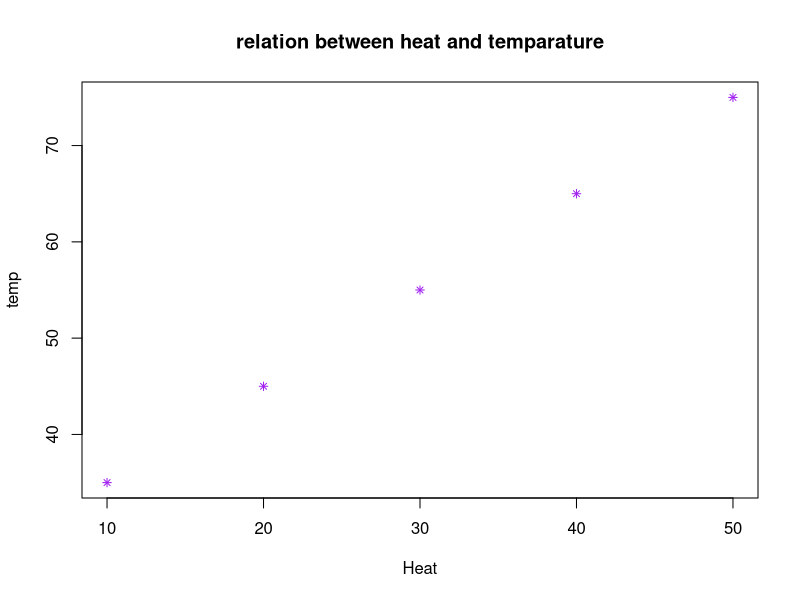
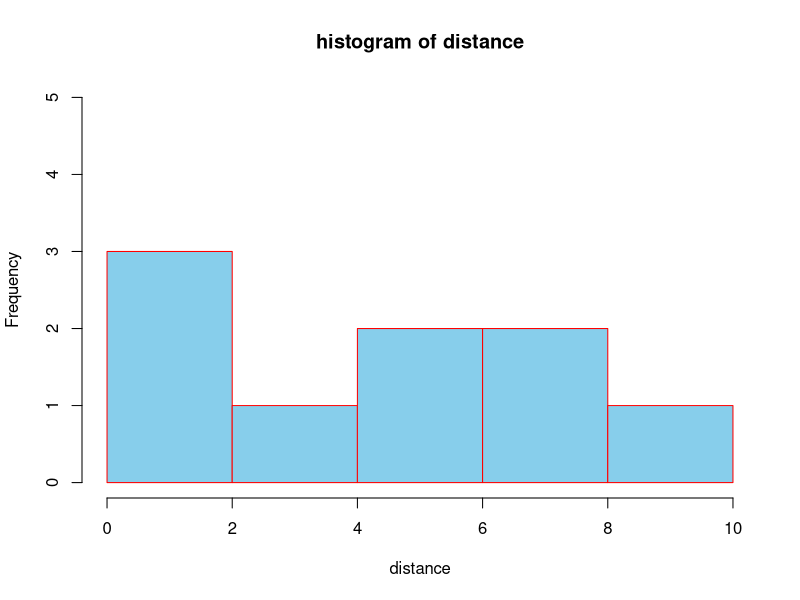
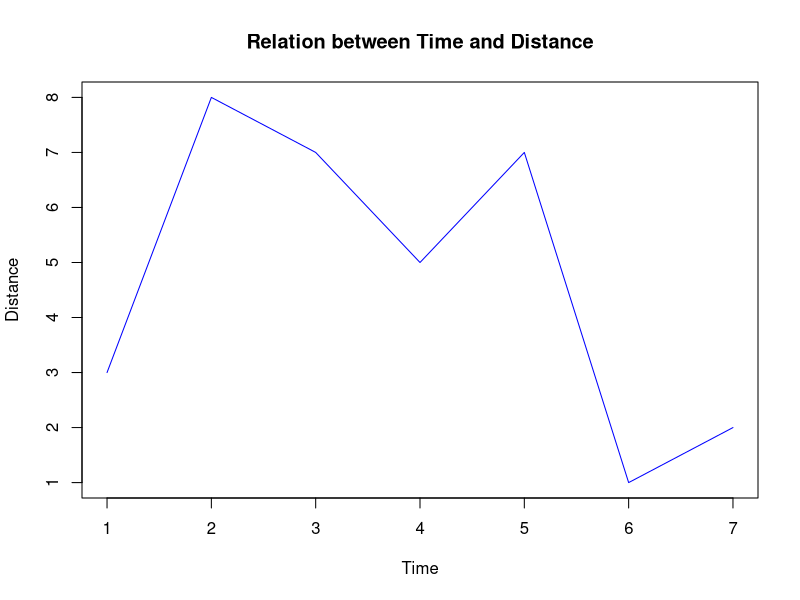
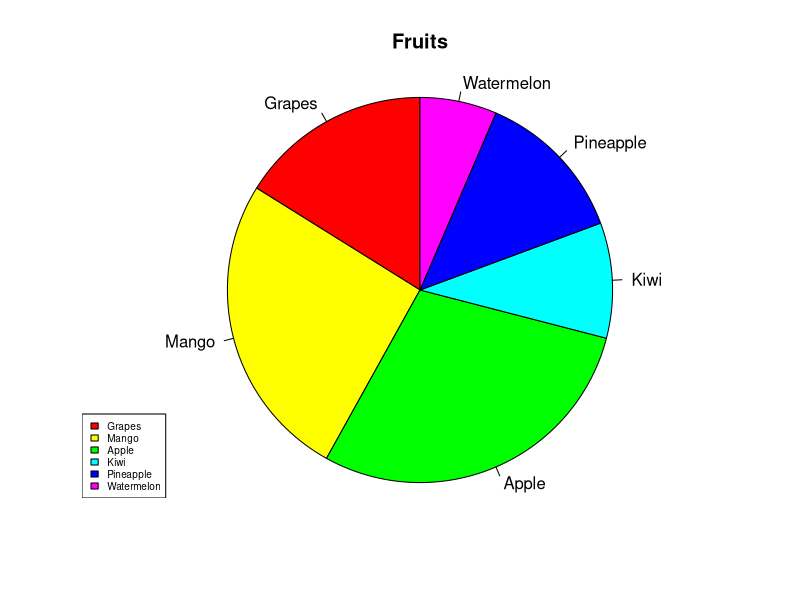
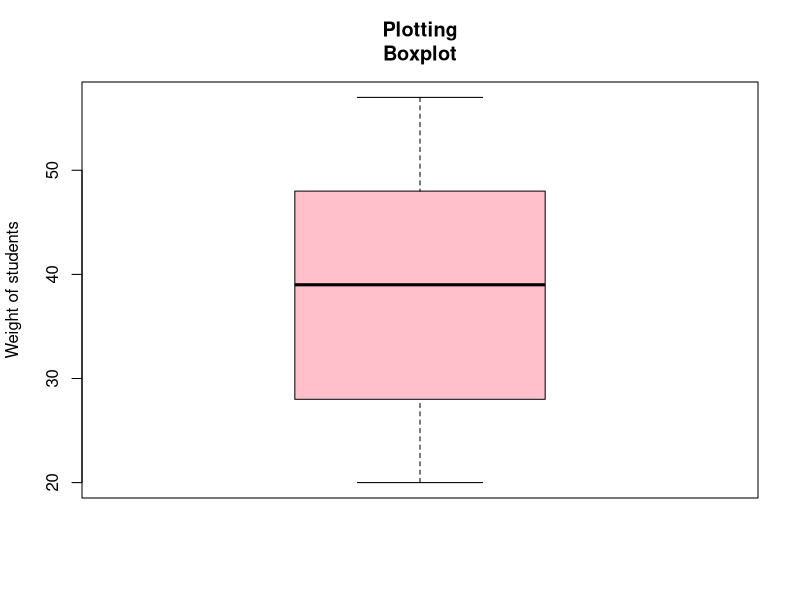

Here is the R script that generated these plots, in order:
print("creating graph using plot() function")
x<-c(10,20,30,40,50)
y<-c(35,45,55,65,75)
plot(x,y,col="purple",xlab="Heat",ylab="temp",pch=8,cex=0.8,main="relation between heat and temparature")

print("Creating graph using hist() function")
z<-c(2,8,5,3,0,7,6,9,1)
hist(z,col="skyblue",xlab="distance",xlim=c(0,10),ylim=c(0,5),breaks=5,border="red",main="histogram of distance")

print("Creating graph using Line chart() function")
p<-c(1,2,3,4,5,6,7)
q<-c(3,8,7,5,7,1,2)
plot(p,q,col="blue",xlab="Time",ylab="Distance",main = "Relation between Time and Distance",type = "l")

print("Creating graph using pie() function")
v1<-c(5,8,9,3,4,2)
v2<-c("Grapes","Mango","Apple","Kiwi","Pineapple","Watermelon")
pie(v1,labels = v2,radius = 1,clockwise = FALSE,init.angle = 90,col =
rainbow(length(v1)),main = "Fruits")
legend("bottomleft",v2,fill=rainbow(length(v1)),cex=0.6)

print("Creating graph using Boxplot() function")
x<-c(20,38,42,25,57,48,33,54,40,28)
boxplot(x,col = "pink",ylab="Weight of students",main="Plotting
Boxplot")